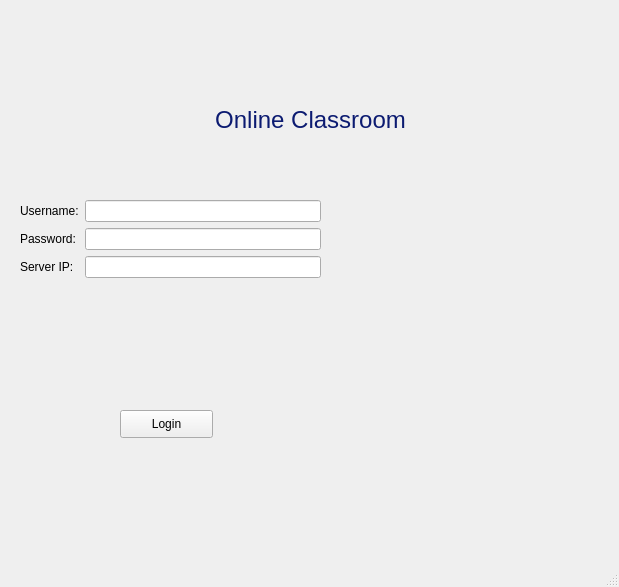
<?xml version="1.0" encoding="UTF-8"?>
<ui version="4.0">
 <class>LoginPage</class>
 <widget class="QMainWindow" name="LoginPage">
  <property name="geometry">
   <rect>
    <x>0</x>
    <y>0</y>
    <width>619</width>
    <height>587</height>
   </rect>
  </property>
  <property name="windowTitle">
   <string>LoginPage</string>
  </property>
  <widget class="QWidget" name="centralwidget">
   <widget class="QPushButton" name="b_login">
    <property name="geometry">
     <rect>
      <x>120</x>
      <y>410</y>
      <width>93</width>
      <height>28</height>
     </rect>
    </property>
    <property name="text">
     <string>Login</string>
    </property>
   </widget>
   <widget class="QLabel" name="lbl_thunderclassroom">
    <property name="geometry">
     <rect>
      <x>40</x>
      <y>80</y>
      <width>541</width>
      <height>81</height>
     </rect>
    </property>
    <property name="text">
     <string>&lt;html&gt;&lt;head/&gt;&lt;body&gt;&lt;p align=&quot;center&quot;&gt;&lt;span style=&quot; font-size:18pt; color:#0c1b71;&quot;&gt;Online Classroom&lt;/span&gt;&lt;/p&gt;&lt;/body&gt;&lt;/html&gt;</string>
    </property>
   </widget>
   <widget class="QWidget" name="layoutWidget">
    <property name="geometry">
     <rect>
      <x>20</x>
      <y>200</y>
      <width>301</width>
      <height>110</height>
     </rect>
    </property>
    <layout class="QFormLayout" name="formLayout">
     <item row="0" column="0">
      <widget class="QLabel" name="lbl_username">
       <property name="text">
        <string>Username:</string>
       </property>
      </widget>
     </item>
     <item row="0" column="1">
      <widget class="QLineEdit" name="le_username"/>
     </item>
     <item row="2" column="0">
      <widget class="QLabel" name="lbl_pswd">
       <property name="text">
        <string>Password:</string>
       </property>
      </widget>
     </item>
     <item row="2" column="1">
      <widget class="QLineEdit" name="le_pswd"/>
     </item>
     <item row="4" column="1">
      <widget class="QLineEdit" name="le_ip"/>
     </item>
     <item row="4" column="0">
      <widget class="QLabel" name="lbl_serverip">
       <property name="text">
        <string>Server IP:</string>
       </property>
      </widget>
     </item>
    </layout>
   </widget>
   <widget class="QLabel" name="lbl_pswdalert">
    <property name="geometry">
     <rect>
      <x>20</x>
      <y>310</y>
      <width>301</width>
      <height>61</height>
     </rect>
    </property>
    <property name="text">
     <string/>
    </property>
   </widget>
  </widget>
  <widget class="QStatusBar" name="statusbar"/>
 </widget>
 <resources/>
 <connections/>
</ui>
